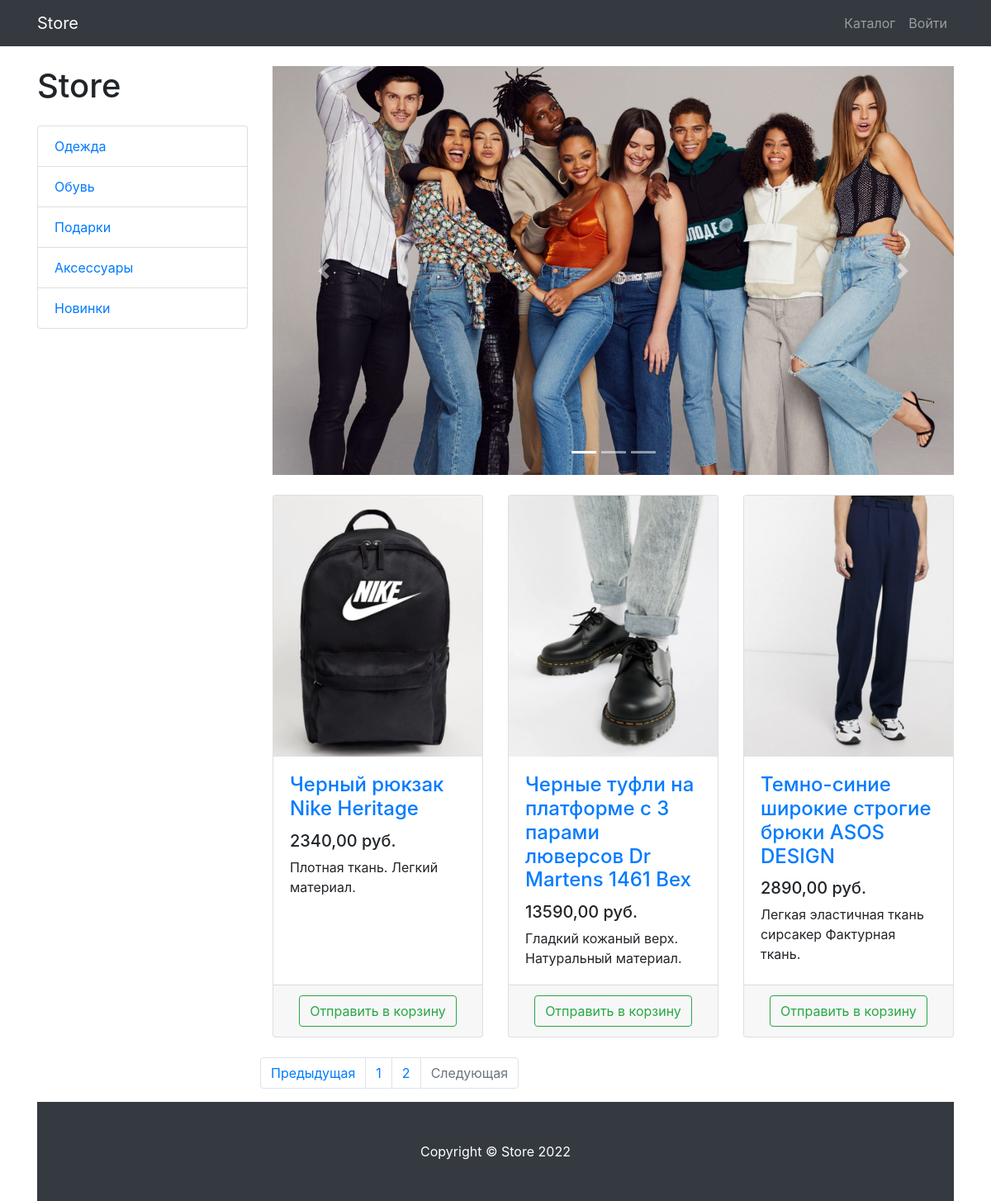
The app's page /products/page/2/ with its own data.
### products/models.py (models this page shows, shortened)
class ProductCategory(models.Model):
    name = models.CharField(max_length=128, unique=True)
    description = models.TextField(null=True, blank=True)

class Product(models.Model):
    name = models.CharField(max_length=256)
    description = models.TextField()
    price = models.DecimalField(max_digits=10, decimal_places=2)
    quantity = models.PositiveIntegerField(default=0)
    image = models.ImageField(upload_to='products_images')
    category = models.ForeignKey(to=ProductCategory, on_delete=models.CASCADE)
    class META:
        verbose_name = 'Продукт'
        verbose_name_plural = 'Продукты'

### products/views.py (the view)
# urls.py: path('', ProdictsListView.as_view(), name='index'),
class ProdictsListView(ListView):
    model = Product
    template_name = 'products/products.html'
    paginate_by = 3
    def get_queryset(self):
        queryset = super(ProdictsListView, self).get_queryset()
        category_id = self.kwargs.get('category_id')
        return queryset.filter(category_id=category_id) if category_id else queryset
    def get_context_data(self,*, object_list=None,**kwargs):
        context = super(ProdictsListView,self).get_context_data()
        context['title'] = 'Store - Каталог'
        context['categories'] = ProductCategory.objects.all()
        return context

### products/templates/products/products.html (shortened to what this page needs)
{% extends 'products/base.html' %}
{% load static %}
{% block css %}
    <link href=" {% static 'vendor/css/products.css' %}" rel="stylesheet"/>
{% endblock %}
{% block content %}
    <div class="container">
    <div class="row">
        <div class="col-lg-3">
            <h1 class="my-4">Store</h1>
            <div class="list-group">
                {% for category in categories %}
                    <a href="{% url 'products:category' category.id %}" class="list-group-item">{{ category.name }}</a>
                {% endfor %}
            </div>
        </div>
        <div class="col-lg-9">
            <div id="carouselExampleIndicators" class="carousel slide my-4" data-ride="carousel">
                <ol class="carousel-indicators">
                    <li data-target="#carouselExampleIndicators" data-slide-to="0" class="active"></li>
                    <li data-target="#carouselExampleIndicators" data-slide-to="1"></li>
                    <li data-target="#carouselExampleIndicators" data-slide-to="2"></li>
                </ol>
                <div class="carousel-inner" role="listbox">
                    <div class="carousel-item active">
                        <img class="d-block img-fluid" src="{% static 'vendor/img/slides/slide-1.jpg' %}"
                             alt="First slide"/>
                    </div>
                </div>
                <a class="carousel-control-prev" href="#carouselExampleIndicators" role="button" data-slide="prev">
                    <span class="carousel-control-prev-icon" aria-hidden="true"></span>
                </a>
                <a class="carousel-control-next" href="#carouselExampleIndicators" role="button" data-slide="next">
                    <span class="carousel-control-next-icon" aria-hidden="true"></span>
                </a>
            </div>
            <div class="row">
                {% for product in object_list %}
                    <div class="col-lg-4 col-md-6 mb-4">
                        <div class="card h-100">
                            <a href="#"><img class="card-img-top" src="{{ product.image.url }}" alt=""/></a>
                            <div class="card-body">
                                <h4 class="card-title"><a href="#">{{ product.name }}</a></h4>
                                <h5>{{ product.price }} руб.</h5>
                                <p class="card-text">{{ product.description }}</p>
                            </div>
                            <div class="card-footer text-center">
                                <a class="btn btn-outline-success"
                                   href="{% url 'products:basket_add' product.id %}">
                                    Отправить в корзину
                                </a>
                            </div>
                        </div>
                    </div>
                {% endfor %}
                {% if is_paginated %}
                    <nav aria-label="Page navigation example">
                        <ul class="pagination justify-content-center">
                            <li class="page-item {% if not page_obj.has_previous %} disabled {% endif %}">
                                <a class="page-link"
                                   href="{% if page_obj.has_previous %} {% url 'products:paginator' page_obj.previous_page_number %} {% else %} # {% endif %}"
                                   tabindex="-1" aria-disabled="true">Предыдущая</a>
                            </li>
                            {% for page in paginator.page_range %}
                                <li class="page-item">
                                    <a class="page-link" href="{% url 'products:paginator' page %}">{{ page }}</a>
                                </li>
                            {% endfor %}
                            <li class="page-item {% if not page_obj.has_next %} disabled {% endif %} ">
                                <a class="page-link"
                                   href=" {% if page_obj.has_next %} {% url 'products:paginator' page_obj.next_page_number %} {% else %} # {% endif %}">Следующая</a>
                            </li>
                        </ul>
                    </nav>
                {% endif %}
            </div>
        </div>
    </div>
{% endblock %}
{% block footer %}
    <footer class="py-5 bg-dark">
        <div class="container">
            <p class="m-0 text-center text-white">Copyright &copy; Store 2022</p>
        </div>
    </footer>
{% endblock %}

### records on screen
ProductCategory: name "Одежда"
ProductCategory: name "Обувь"
ProductCategory: name "Подарки"
ProductCategory: name "Аксессуары"
ProductCategory: name "Новинки"
Product: image (picture), name "Черный рюкзак Nike Heritage", price "2340,00", description "Плотная ткань. Легкий материал."
Product: image (picture), name "Черные туфли на платформе с 3 парами люверсов Dr Martens 1461 Bex", price "13590,00", description "Гладкий кожаный верх. Натуральный материал."
Product: image (picture), name "Темно-синие широкие строгие брюки ASOS DESIGN", price "2890,00", description "Легкая эластичная ткань сирсакер Фактурная ткань."

### other values on screen
{{ page }} "1" "2"
